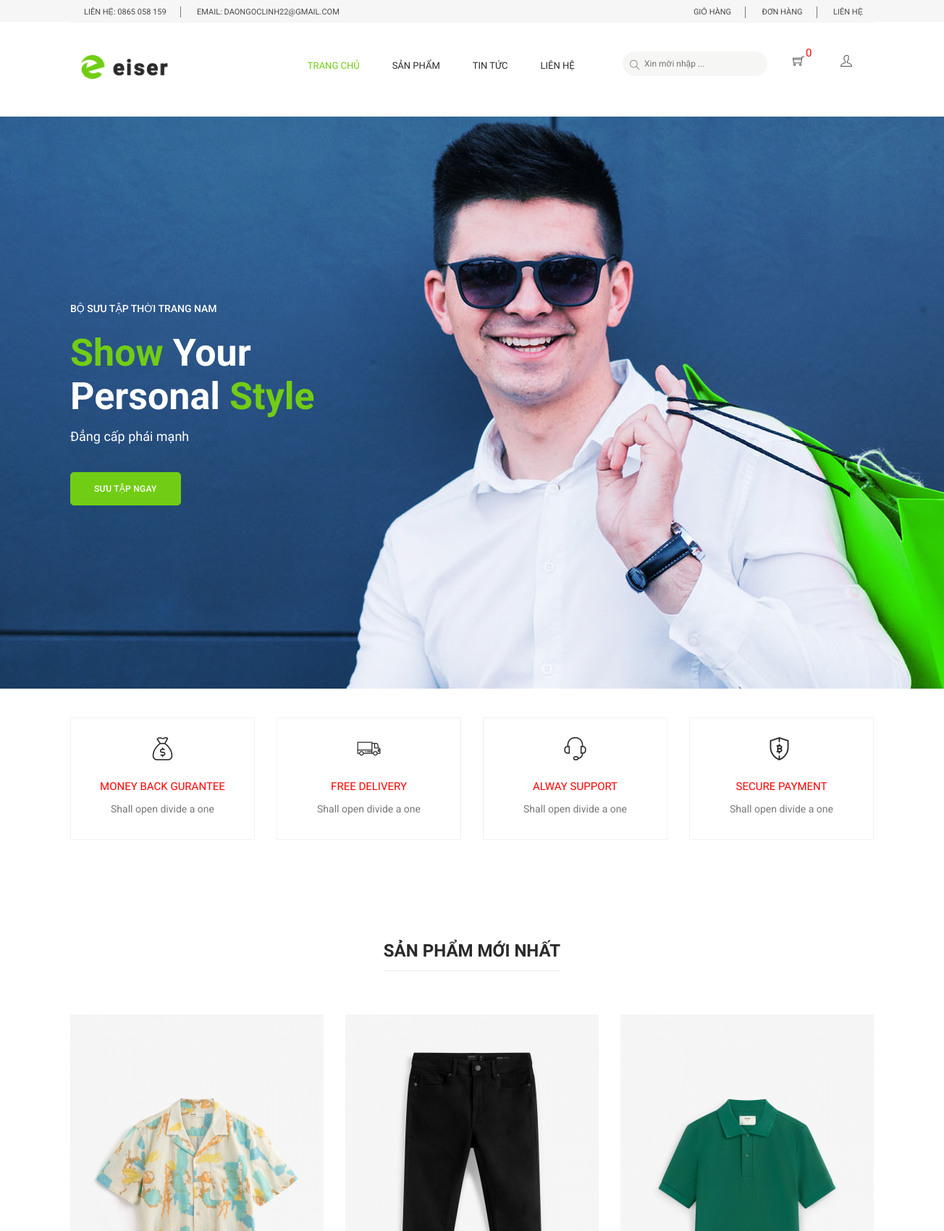
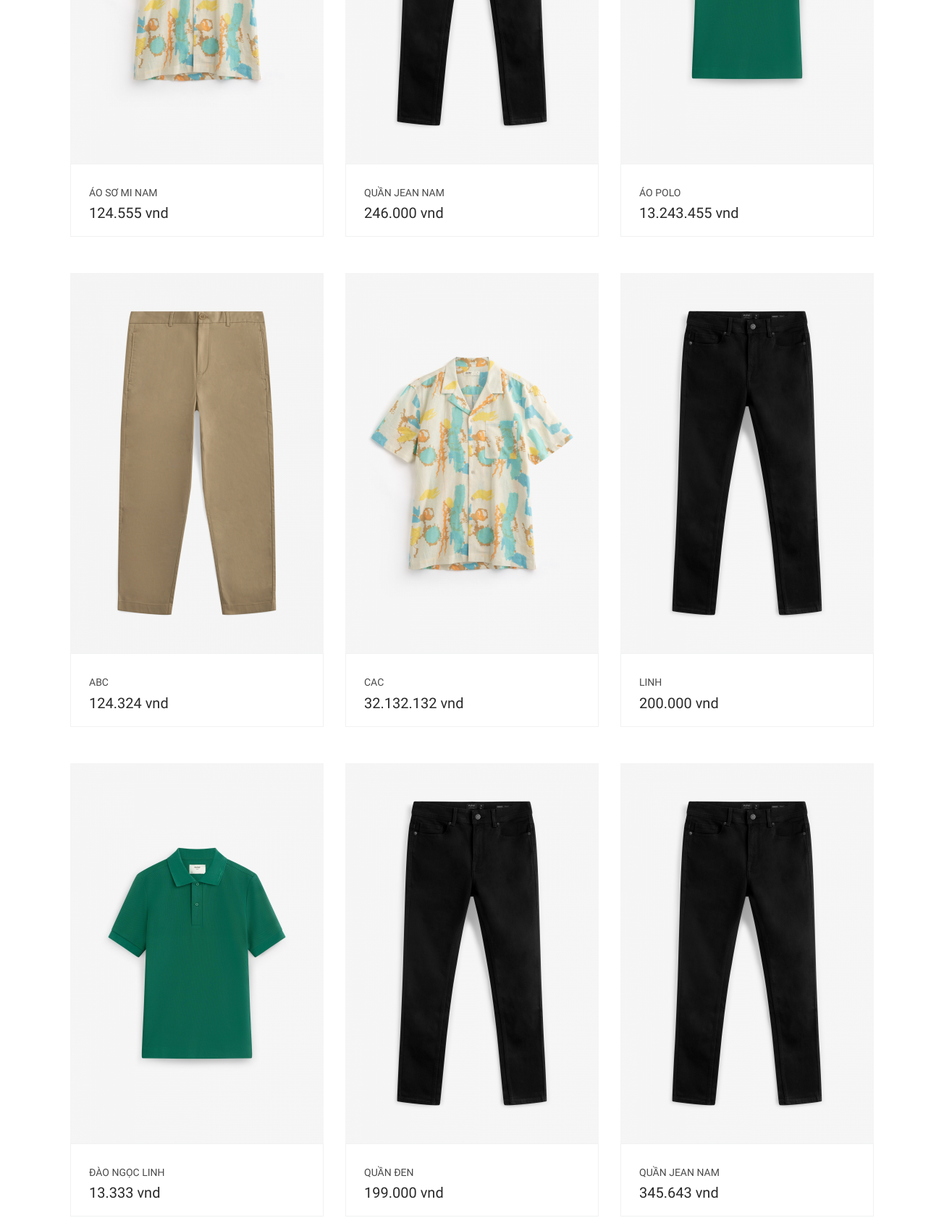
The page / (upper part) on the database its author committed (2 pictures, top to bottom).
### tables this page shows
CREATE TABLE `sanpham` (
  `id` int(11) NOT NULL,
  `name` varchar(255) NOT NULL,
  `price` int(11) DEFAULT 0,
  `img` varchar(255) DEFAULT NULL,
  `mota` text DEFAULT NULL,
  `view` int(11) DEFAULT 0,
  `iddm` int(11) NOT NULL
);

### model/pdo.php (called while the page is built, shortened)
<?php
function pdo_get_connection()
{
    $dburl = "mysql:host=localhost;dbname=duanmau;charset=utf8";
    $username = 'root';
    $password = '';
    $conn = new PDO($dburl, $username, $password);
    $conn->setAttribute(PDO::ATTR_ERRMODE, PDO::ERRMODE_EXCEPTION);
    return $conn;
}
function pdo_query($sql)
{
    $sql_args = array_slice(func_get_args(), 1);
    try {
        $conn = pdo_get_connection();
        $stmt = $conn->prepare($sql);
        $stmt->execute($sql_args);
        $rows = $stmt->fetchAll();
        return $rows;
    } catch (PDOException $e) {
        throw $e;
    } finally {
        unset($conn);
    }
}

### model/sanpham.php (called while the page is built, shortened)
<?php
function getAllProHome($limit){
    $sql = "SELECT * FROM sanpham ORDER BY id";
    if($limit > 0 ) {
        $sql = "SELECT * FROM sanpham ORDER BY id DESC LIMIT $limit";
    }
    return pdo_query($sql);
}

### global.php (called while the page is built, shortened)
<?php
if (!function_exists('currency_format')) {
    function currency_format($number, $suffix = ' vnd') {
        if (!empty($number)) {
            return number_format($number, 0, ',', '.') . "{$suffix}";
        }
    }
}
$ROOT = '/DuAn';
?>

### view/home.php (the view, shortened to what this page needs)
<section class="home_banner_area mb-40">
  <div class="banner_inner d-flex align-items-center">
    <div class="container">
      <div class="banner_content row">
        <div class="col-lg-12">
          <p class="sub text-uppercase">Bộ sưu tập thời trang nam</p>
          <h3><span>Show</span> Your <br />Personal <span>Style</span></h3>
          <h4>Đẳng cấp phái mạnh</h4>
          <a class="main_btn mt-40" href="">Sưu tập ngay</a>
        </div>
      </div>
    </div>
  </div>
</section>
<section class="feature-area section_gap_bottom_custom">
  <div class="container">
    <div class="row">
      <div class="col-lg-3 col-md-6">
        <div class="single-feature">
          <a href="#" class="title">
            <i class="flaticon-money"></i>
            <h3>Money back gurantee</h3>
          </a>
          <p>Shall open divide a one</p>
        </div>
      </div>
      <div class="col-lg-3 col-md-6">
        <div class="single-feature">
          <a href="#" class="title">
            <i class="flaticon-truck"></i>
            <h3>Free Delivery</h3>
          </a>
          <p>Shall open divide a one</p>
        </div>
      </div>
      <div class="col-lg-3 col-md-6">
        <div class="single-feature">
          <a href="#" class="title">
            <i class="flaticon-support"></i>
            <h3>Alway support</h3>
          </a>
          <p>Shall open divide a one</p>
        </div>
      </div>
      <div class="col-lg-3 col-md-6">
        <div class="single-feature">
          <a href="#" class="title">
            <i class="flaticon-blockchain"></i>
            <h3>Secure payment</h3>
          </a>
          <p>Shall open divide a one</p>
        </div>
      </div>
    </div>
  </div>
</section>
<section class="feature_product_area section_gap_bottom_custom">
  <div class="container">
    <div class="row justify-content-center">
      <div class="col-lg-12">
        <div class="main_title">
          <h2><span>Sản phẩm mới nhất</span></h2>
        </div>
      </div>
    </div>
    <div class="row">
      <?php
      $productNews =  getAllProHome(0);
      foreach ($productNews as $key => $value) {
        extract($value);
        $linksp = "index.php?act=detailProduct&id=" . $value['id'];
        echo '
        <div class="col-lg-4 col-md-6">
        <div class="single-product">
          <div class="product-img">
            <img class="img-fluid w-100" src="' . $ROOT . '../public/image/' . $value['img'] . '" alt="" />
            <div class="p_icon">
              <a href="' . $linksp . '">
                <i class="ti-eye"></i>
                 </a>
            </div>
          </div>
          <div class="product-btm">
            <a href="#" class="d-block">
              <h4>' . $value['name'] . '</h4>
            </a>
            <div class="mt-3">
              <span class="mr-4">' . currency_format($value['price']) . '</span>
            </div>
          </div>
        </div>
      </div>
        ';
      }
      ?>
    </div>
  </div>
</section>

### rows shown on the page
sanpham: img (picture), name "ÁO SƠ MI NAM", price "124.555 vnd"
sanpham: img (picture), name "QUẦN JEAN NAM", price "246.000 vnd"
sanpham: img (picture), name "ÁO POLO", price "13.243.455 vnd"
sanpham: img (picture), name "ABC", price "124.324 vnd"
sanpham: img (picture), name "CAC", price "32.132.132 vnd"
sanpham: img (picture), name "LINH", price "200.000 vnd"
sanpham: img (picture), name "ĐÀO NGỌC LINH", price "13.333 vnd"
sanpham: img (picture), name "QUẦN ĐEN", price "199.000 vnd"
sanpham: img (picture), name "QUẦN JEAN NAM", price "345.643 vnd"

### other values the page prints
count($_SESSION['mycart']) "0"
